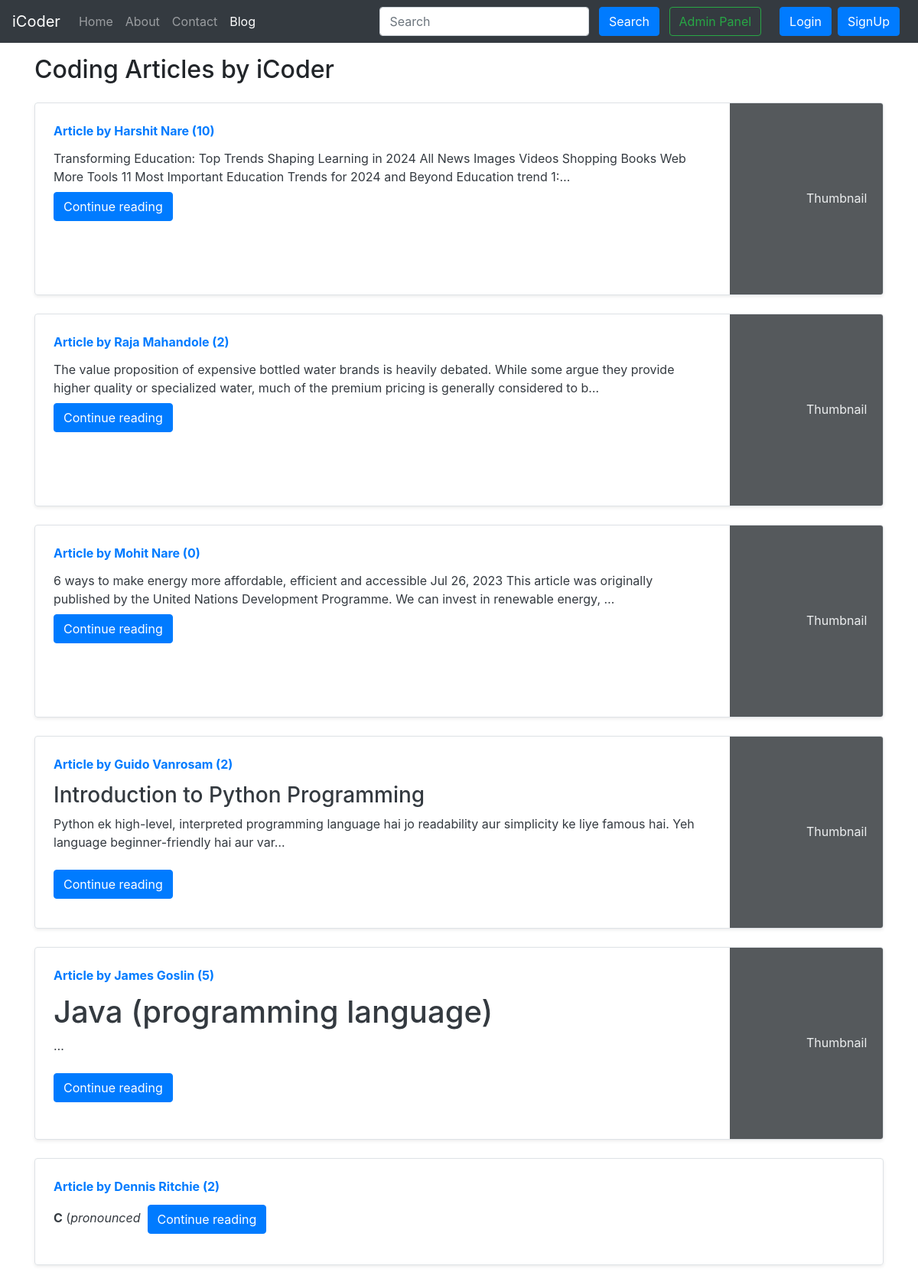
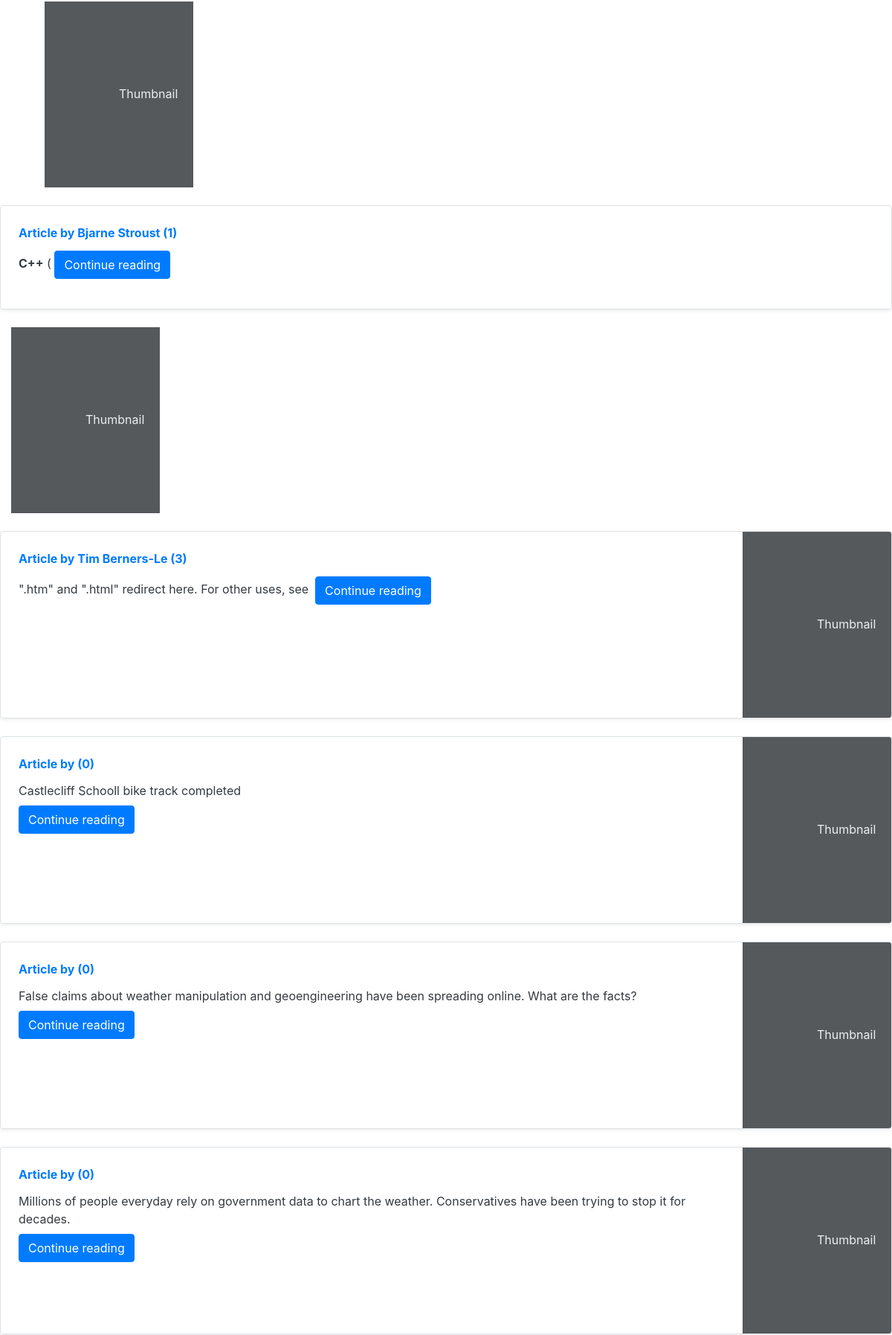
Screenshot of /blog/ (upper part) with the database file from the repository (2 pictures, top to bottom).
### blog/models.py (models this page shows, shortened)
class Post(models.Model):
    sno = models.AutoField(primary_key=True)
    title = models.CharField(max_length=255)
    author = models.CharField(max_length=14)
    slug = models.CharField(max_length=130)
    views = models.IntegerField(default=0)
    timeStamp = models.DateTimeField(default=timezone.now)
    content = models.TextField()

### blog/views.py (the view)
# urls.py: path('', views.blogHome, name='blogHome'),
def blogHome(request):
    allPosts = Post.objects.all()
    context = {'allPosts': allPosts}
    return render(request, "blog/blogHome.html", context)

### templates/blog/blogHome.html (shortened to what this page needs)
{% extends 'base.html' %}
{% block blogactive %} active {% endblock blogactive %}
{% block content %}
<div class="container my-3">
    <h2>Coding Articles by iCoder</h2>
    {% for post in allPosts  %}
    <div class="row no-gutters border rounded overflow-hidden flex-md-row mb-4 shadow-sm h-md-250 my-4 position-relative">
        <div class="col p-4 d-flex flex-column position-static">
            <strong class="d-inline-block mb-2 text-primary">Article  by {{post.author}} ({{post.views}})</strong>
            <h3 class="mb-0"><a class="text-dark" href="/blog/{{post.slug}}"{{post.title}} </a> </h3>
            <p class="card-text mb-auto">{{post.content|safe |truncatechars:200}}</p>
            <div class="my-2">
            	<a href="/blog/{{post.slug}}" role="button" class="btn btn-primary">Continue reading</a>
            </div>
        </div>
        <div class="col-auto d-none d-lg-block">
            <svg class="bd-placeholder-img" width="200" height="250" xmlns="http://www.w3.org/2000/svg" preserveAspectRatio="xMidYMid slice" focusable="false" role="img" aria-label="Placeholder: Thumbnail">
                <rect width="100%" height="100%" fill="#55595c"></rect><text x="50%" y="50%" fill="#eceeef" dy=".3em">Thumbnail</text>
            </svg>
        </div>
        </div>
        {% endfor %}
 {% endblock %}

### templates/base.html (shortened to what this page needs)
<!doctype html>
<html lang="en">
  <head>
    <link rel="stylesheet" href="https://stackpath.bootstrapcdn.com/bootstrap/4.5.2/css/bootstrap.min.css">
  </head>
  <body>
    <nav class="navbar navbar-expand-lg navbar-dark bg-dark">
        <a class="navbar-brand" href="/">iCoder</a>
        <div class="collapse navbar-collapse" id="navbarSupportedContent">
          <ul class="navbar-nav mr-auto">
            <li class="nav-item {% block homeactive %} {% endblock homeactive %}">
              <a class="nav-link" href="/">Home <span class="sr-only">(current)</span></a>
            </li>
            <li class="nav-item {% block aboutactive %} {% endblock aboutactive %}">
              <a class="nav-link" href="/about">About</a>
            </li>
            <li class="nav-item {% block contactactive %} {% endblock contactactive %}">
              <a class="nav-link" href="/contact">Contact</a>
            </li>
            <li class="nav-item {% block blogactive %} {% endblock blogactive %}">
              <a class="nav-link" href="/blog">Blog</a>
            </li>
          </ul>
          <div class="ml-auto form-inline">
          <form method="get" action="{% url 'search_blogs' %}" class="my-2 my-lg-0 mx-3">
            <input class="form-control mr-sm-2" type="search" placeholder="Search" aria-label="Search" name="query" id="query">
            <button class="btn btn-primary my-2 my-sm-0" type="submit">Search</button>
            <a href="/admin" role="button" target="_blank" class="btn btn-outline-success m-2 my-sm-0">Admin Panel</a>
        </form>
            {% if user.is_authenticated %}
            <ul class="navbar-nav mr-2">
              <li class="nav-item dropdown">
                <a class="nav-link dropdown-toggle" href="#" id="navbarDropdown" role="button" data-toggle="dropdown"> Welcome {{ request.user }}</a>
                <div class="dropdown-menu" aria-labelledby="navbarDropdown">
                  <a class="dropdown-item" href="/logout">Logout</a>
                </div>
              </li>
            </ul>
            {% else %}
              <button type="button" class="btn btn-primary mr-2" data-toggle="modal" data-target="#loginModal">Login</button>
              <button type="button" class="btn btn-primary mr-2" data-toggle="modal" data-target="#signupModal">SignUp</button>
            {% endif %}
          </div>
        </div>
      </nav>
      {% block content %} {% endblock content %}
  </body>
</html>

### rows the page displays
Post: author "Harshit Nare", views "10", content "Transforming Education: Top Trends Shaping Learning in 2024 All News Images Videos Shopping Books Web More Tools 11 Most Important Education Trends for 2024 and Beyond Education trend 1:…"
Post: author "Raja Mahandole", views "2", content "The value proposition of expensive bottled water brands is heavily debated. While some argue they provide higher quality or specialized water, much of the premium pricing is generally considered to b…"
Post: author "Mohit Nare", views "0", content "6 ways to make energy more affordable, efficient and accessible Jul 26, 2023 This article was originally published by the United Nations Development Programme. We can invest in renewable energy, …"
Post: author "Guido Vanrosam", views "2", content "Introduction to Python Programming Python ek high-level, interpreted programming language hai jo readability aur simplicity ke liye famous hai. Yeh language beginner-friendly hai aur var…"
Post: author "James Goslin", views "5", content "Java (programming language) …"
Post: author "Dennis Ritchie", views "2", content "C ( pronounced"
Post: author "Bjarne Stroust", views "1", content "C++ ("
Post: author "Tim Berners-Le", views "3", content "\".htm\" and \".html\" redirect here. For other uses, see"
Post: views "0", content "Castlecliff Schooll bike track completed"
Post: views "0", content "False claims about weather manipulation and geoengineering have been spreading online. What are the facts?"
Post: views "0", content "Millions of people everyday rely on government data to chart the weather. Conservatives have been trying to stop it for decades."
